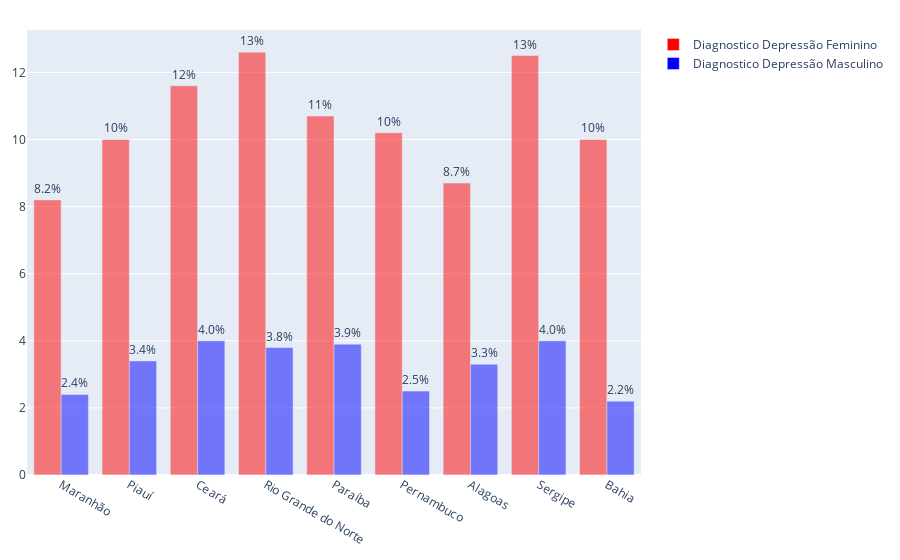

Notebook code cell kept with this figure:
### Code cell
trace1=go.Bar(x=dados_nordeste['Estado'],y=dados_nordeste['Masculino'],marker=dict(color='blue',opacity=0.5),name="Diagnostico Depressão Masculino",text=dados_nordeste['Masculino'])
trace2=go.Bar(x=dados_nordeste['Estado'],y=dados_nordeste['Feminino'],marker=dict(color='red',opacity=0.5),name="Diagnostico Depressão Feminino",text=dados_nordeste['Feminino'])

data=[trace2,trace1]

layout = go.Layout(barmode="group")

fig = go.Figure(data,layout)
fig.update_layout(margin=dict(l=20, r=20, t=30, b=20))
fig.update_traces(texttemplate='%{text:.2s}%', textposition='outside')
fig.show()

### Figure 1 — Plotly figure (JSON) as saved in the notebook; plotly's stock layout.template omitted (floating-point values rounded to 4 significant figures)
{"data": [{"marker": {"color": "red", "opacity": 0.5}, "name": "Diagnostico Depressão Feminino", "text": [8.2, 10, 11.6, 12.6, 10.7, 10.2, 8.7, 12.5, 10], "textposition": "outside", "texttemplate": "%{text:.2s}%", "type": "bar", "x": ["Maranhão", "Piauí", "Ceará", "Rio Grande do Norte", "Paraíba", "Pernambuco", "Alagoas", "Sergipe", "Bahia"], "y": [8.2, 10, 11.6, 12.6, 10.7, 10.2, 8.7, 12.5, 10]}, {"marker": {"color": "blue", "opacity": 0.5}, "name": "Diagnostico Depressão Masculino", "text": [2.4, 3.4, 4, 3.8, 3.9, 2.5, 3.3, 4, 2.2], "textposition": "outside", "texttemplate": "%{text:.2s}%", "type": "bar", "x": ["Maranhão", "Piauí", "Ceará", "Rio Grande do Norte", "Paraíba", "Pernambuco", "Alagoas", "Sergipe", "Bahia"], "y": [2.4, 3.4, 4, 3.8, 3.9, 2.5, 3.3, 4, 2.2]}], "layout": {"barmode": "group", "margin": {"b": 20, "l": 20, "r": 20, "t": 30}}}
